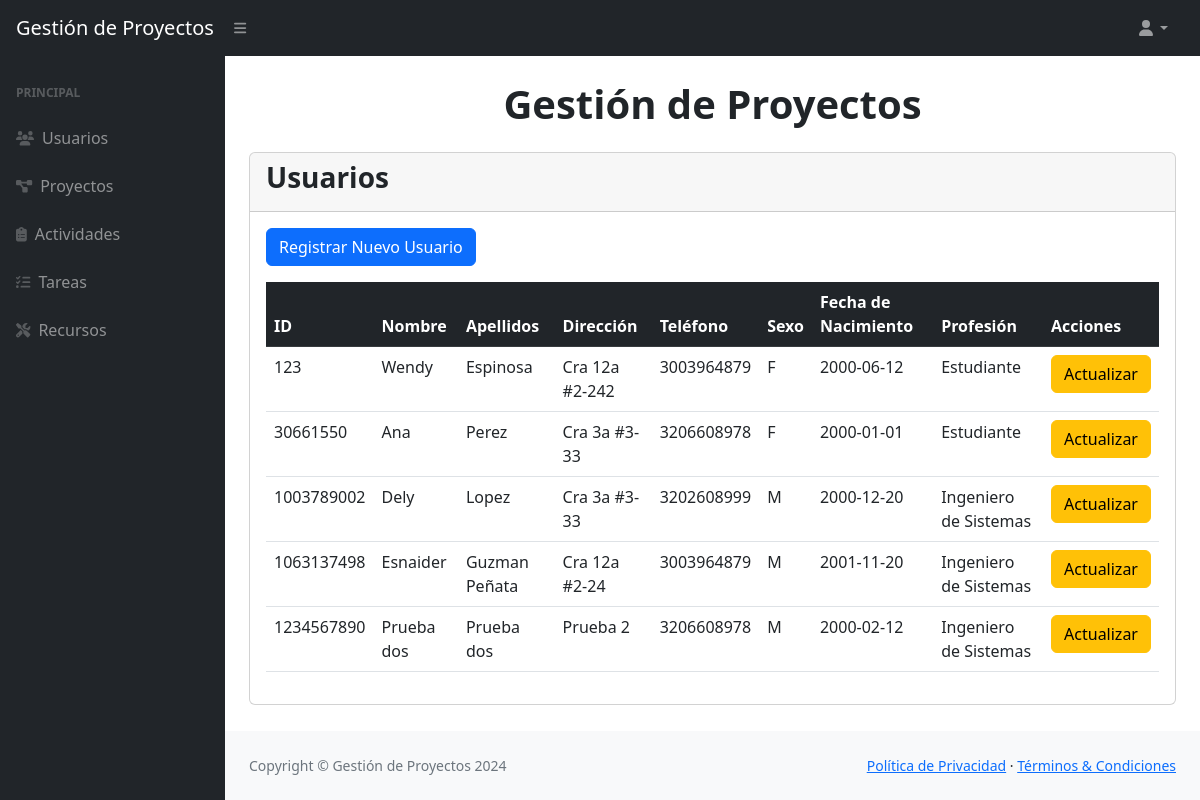
The page /views/dashboardUser.php (signed in) on the database its author committed.
### tables this page shows
CREATE TABLE `personas` (
  `id_persona` int(11) NOT NULL,
  `nombre` text DEFAULT NULL,
  `apellidos` text DEFAULT NULL,
  `direccion` text DEFAULT NULL,
  `telefono` text DEFAULT NULL,
  `sexo` char(1) DEFAULT NULL,
  `fecha_nacimiento` date DEFAULT NULL,
  `profesion` text DEFAULT NULL,
  `rol` varchar(20) DEFAULT 'trabajador',
  `password` varchar(255) DEFAULT NULL
);

### views/dashboardUser.php (the view, shortened to what this page needs)
<!DOCTYPE html>
<html lang="es">
<head>
    <link href="https://cdn.jsdelivr.net/npm/simple-datatables@7.1.2/dist/style.min.css" rel="stylesheet" />
    <link href="../css/styles.css" rel="stylesheet" />
</head>
<body class="sb-nav-fixed">
    <nav class="sb-topnav navbar navbar-expand navbar-dark bg-dark">
        <a class="navbar-brand ps-3" href="index.html">Gestión de Proyectos</a>
        <button class="btn btn-link btn-sm order-1 order-lg-0 me-4 me-lg-0" id="sidebarToggle" href="#!"><i
                class="fas fa-bars"></i></button>
        <ul class="navbar-nav ms-auto ms-md-0 me-3 me-lg-4">
            <li class="nav-item dropdown">
                <a class="nav-link dropdown-toggle" id="navbarDropdown" href="#" role="button" data-bs-toggle="dropdown"
                    aria-expanded="false"><i class="fas fa-user fa-fw"></i></a>
            </li>
        </ul>
    </nav>
    <div id="layoutSidenav">
        <div id="layoutSidenav_nav">
            <nav class="sb-sidenav accordion sb-sidenav-dark" id="sidenavAccordion">
                <div class="sb-sidenav-menu">
                    <div class="nav">
                        <div class="sb-sidenav-menu-heading">Principal</div>
                        <a class="nav-link" href="../views/dashboardUser.php">
                            <div class="sb-nav-link-icon"><i class="fas fa-users"></i></div>
                            Usuarios
                        </a>
                        <a class="nav-link" href="../views/dashboardProject.php">
                            <div class="sb-nav-link-icon"><i class="fas fa-project-diagram"></i></div>
                            Proyectos
                        </a>
                        <a class="nav-link" href="../views/dashboardActivity.php">
                            <div class="sb-nav-link-icon"><i class="fas fa-clipboard-list"></i></div>
                            Actividades
                        </a>
                        <a class="nav-link" href="../views/dashboardTask.php">
                            <div class="sb-nav-link-icon"><i class="fas fa-tasks"></i></div>
                            Tareas
                        </a>
                        <a class="nav-link" href="../views/dashboardResource.php">
                            <div class="sb-nav-link-icon"><i class="fas fa-tools"></i></div>
                            Recursos
                        </a>
                    </div>
                </div>
            </nav>
        </div>
        <div id="layoutSidenav_content">
            <main>
                <div class="container-fluid px-4">
                    <br>
                    <h1 class="mb-4 text-center fw-bold">Gestión de Proyectos</h1>
                    <div class="card mb-3">
                        <div class="card-header">
                            <h2 class="fw-bold h3">Usuarios</h2>
                        </div>
                        <div class="card-body">
                            <a href="createUserForm.php" class="btn btn-primary mb-3">Registrar Nuevo Usuario</a>
                            <div class="table-responsive" style="overflow: visible;">
                                <table class="table">
                                    <thead class="table-dark">
                                        <tr>
                                            <th>ID</th>
                                            <th>Nombre</th>
                                            <th>Apellidos</th>
                                            <th>Dirección</th>
                                            <th>Teléfono</th>
                                            <th>Sexo</th>
                                            <th>Fecha de Nacimiento</th>
                                            <th>Profesión</th>
                                            <th>Acciones</th>
                                        </tr>
                                    </thead>
                                    <tbody>
                                        <?php
                                        include '../db_conexion.php';
                                        $stmt = $pdo->query("SELECT * FROM personas");
                                        while ($row = $stmt->fetch(PDO::FETCH_ASSOC)) {
                                            echo "<tr>";
                                            echo "<td>" . htmlspecialchars($row['id_persona']) . "</td>";
                                            echo "<td>" . htmlspecialchars($row['nombre']) . "</td>";
                                            echo "<td>" . htmlspecialchars($row['apellidos']) . "</td>";
                                            echo "<td>" . htmlspecialchars($row['direccion']) . "</td>";
                                            echo "<td>" . htmlspecialchars($row['telefono']) . "</td>";
                                            echo "<td>" . htmlspecialchars($row['sexo']) . "</td>";
                                            echo "<td>" . htmlspecialchars($row['fecha_nacimiento']) . "</td>";
                                            echo "<td>" . htmlspecialchars($row['profesion']) . "</td>";
                                            echo "<td><a class= 'btn btn-warning' href='updateUserForm.php?id=" . $row['id_persona'] . "'>Actualizar</a></td>";
                                            echo "</tr>";
                                        }
                                        ?>
                                    </tbody>
                                </table>
                            </div>
                        </div>
                    </div>
                </div>
            </main>
            <footer class="py-4 bg-light mt-auto">
                <div class="container-fluid px-4">
                    <div class="d-flex align-items-center justify-content-between small">
                        <div class="text-muted">Copyright &copy; Gestión de Proyectos 2024</div>
                        <div>
                            <a href="#">Política de Privacidad</a>
                            &middot;
                            <a href="#">Términos & Condiciones</a>
                        </div>
                    </div>
            </footer>
        </div>
    </div>
</body>
</html>

### rows shown on the page
personas: id_persona "123", nombre "Wendy", apellidos "Espinosa", direccion "Cra 12a #2-242", telefono "3003964879", sexo "F", fecha_nacimiento "2000-06-12", profesion "Estudiante"
personas: id_persona "30661550", nombre "Ana", apellidos "Perez", direccion "Cra 3a #3-33", telefono "3206608978", sexo "F", fecha_nacimiento "2000-01-01", profesion "Estudiante"
personas: id_persona "1003789002", nombre "Dely", apellidos "Lopez", direccion "Cra 3a #3-33", telefono "3202608999", sexo "M", fecha_nacimiento "2000-12-20", profesion "Ingeniero de Sistemas"
personas: id_persona "1063137498", nombre "Esnaider", apellidos "Guzman Peñata", direccion "Cra 12a #2-24", telefono "3003964879", sexo "M", fecha_nacimiento "2001-11-20", profesion "Ingeniero de Sistemas"
personas: id_persona "1234567890", nombre "Prueba dos", apellidos "Prueba dos", direccion "Prueba 2", telefono "3206608978", sexo "M", fecha_nacimiento "2000-02-12", profesion "Ingeniero de Sistemas"
